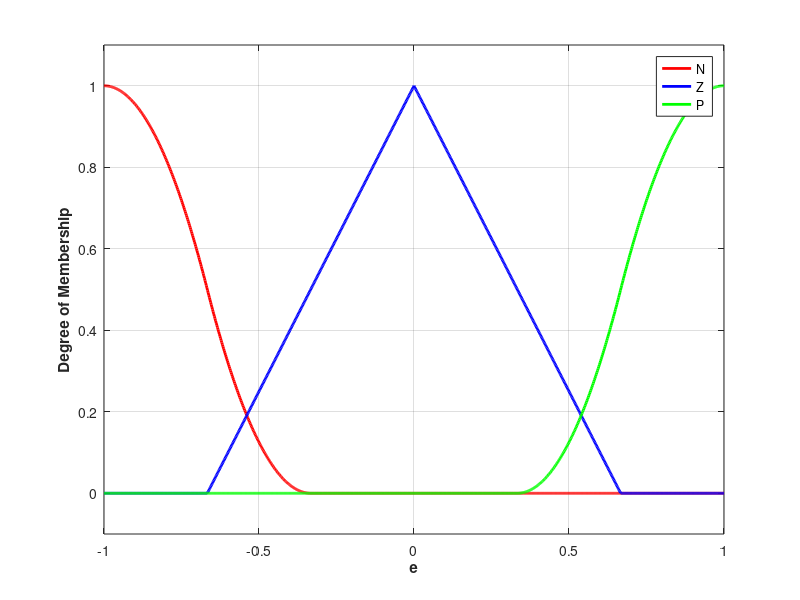
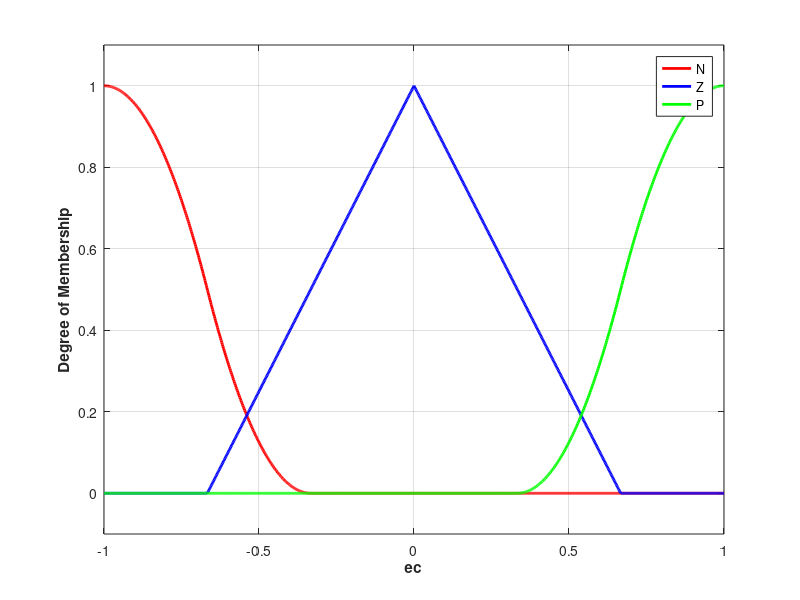
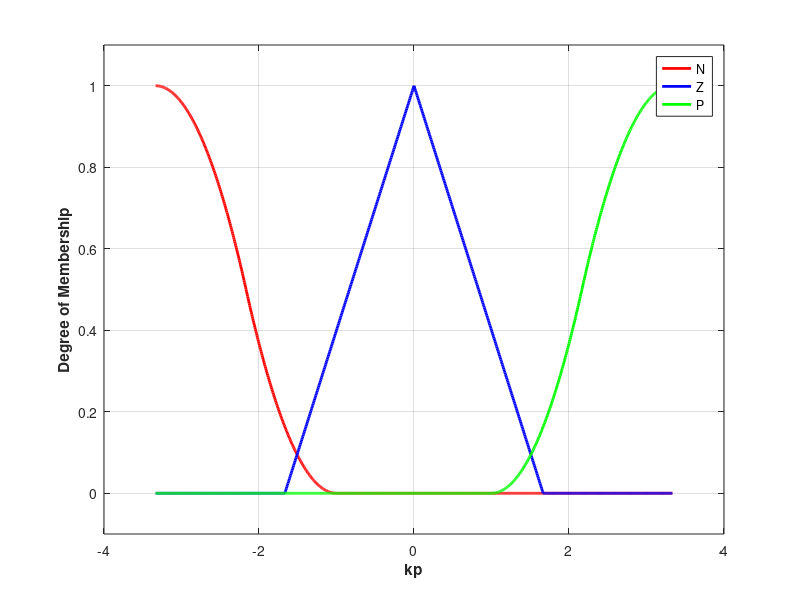
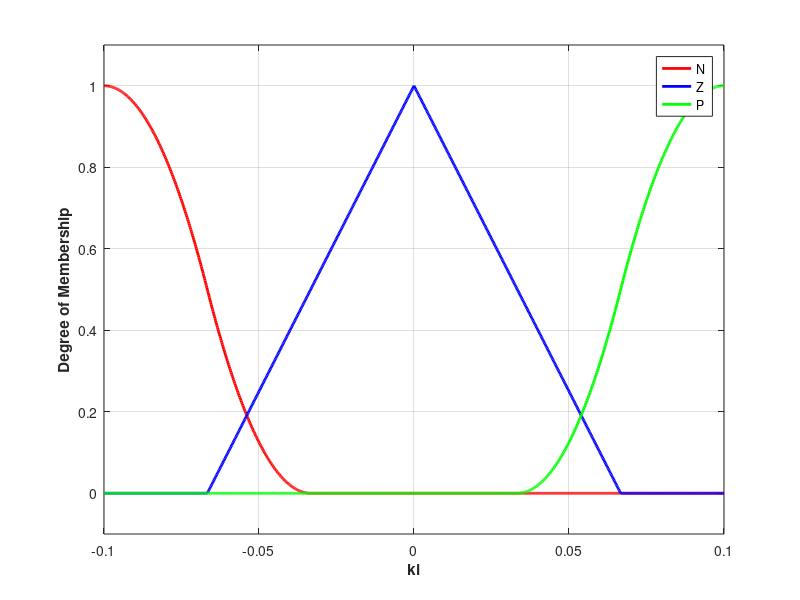

MATLAB code for these plots, in order: (Note: this script raises an error after producing the figures.)
%Fuzzy Tunning PI Control
clear all;
close all;
a=newfis('fuzzpid');

a=addvar(a,'input','e',[-1,1]);                        %Parameter e
a=addmf(a,'input',1,'N','zmf',[-1,-1/3]);
a=addmf(a,'input',1,'Z','trimf',[-2/3,0,2/3]);
a=addmf(a,'input',1,'P','smf',[1/3,1]);

a=addvar(a,'input','ec',[-1,1]);                       %Parameter ec
a=addmf(a,'input',2,'N','zmf',[-1,-1/3]);
a=addmf(a,'input',2,'Z','trimf',[-2/3,0,2/3]);
a=addmf(a,'input',2,'P','smf',[1/3,1]);

a=addvar(a,'output','kp',1/3*[-10,10]);                %Parameter kp
a=addmf(a,'output',1,'N','zmf',1/3*[-10,-3]);
a=addmf(a,'output',1,'Z','trimf',1/3*[-5,0,5]);
a=addmf(a,'output',1,'P','smf',1/3*[3,10]);

a=addvar(a,'output','ki',1/30*[-3,3]);                 %Parameter ki
a=addmf(a,'output',2,'N','zmf',1/30*[-3,-1]);
a=addmf(a,'output',2,'Z','trimf',1/30*[-2,0,2]);
a=addmf(a,'output',2,'P','smf',1/30*[1,3]);

rulelist=[1 1 1 2 1 1;
          1 2 1 2 1 1;
          1 3 1 2 1 1;
          
          2 1 1 3 1 1;
          2 2 3 3 1 1;
          2 3 3 3 1 1;
          
          3 1 3 2 1 1; 
          3 2 3 2 1 1;
          3 3 3 2 1 1];
a=addrule(a,rulelist);
a=setfis(a,'DefuzzMethod','centroid');
writefis(a,'fuzzpid');

a=readfis('fuzzpid');
figure(1);
plotmf(a,'input',1);
figure(2);
plotmf(a,'input',2);
figure(3);
plotmf(a,'output',1);
figure(4);
plotmf(a,'output',2);
figure(5);
plotfis(a);

fuzzy fuzzpid;
showrule(a)
ruleview fuzzpid;